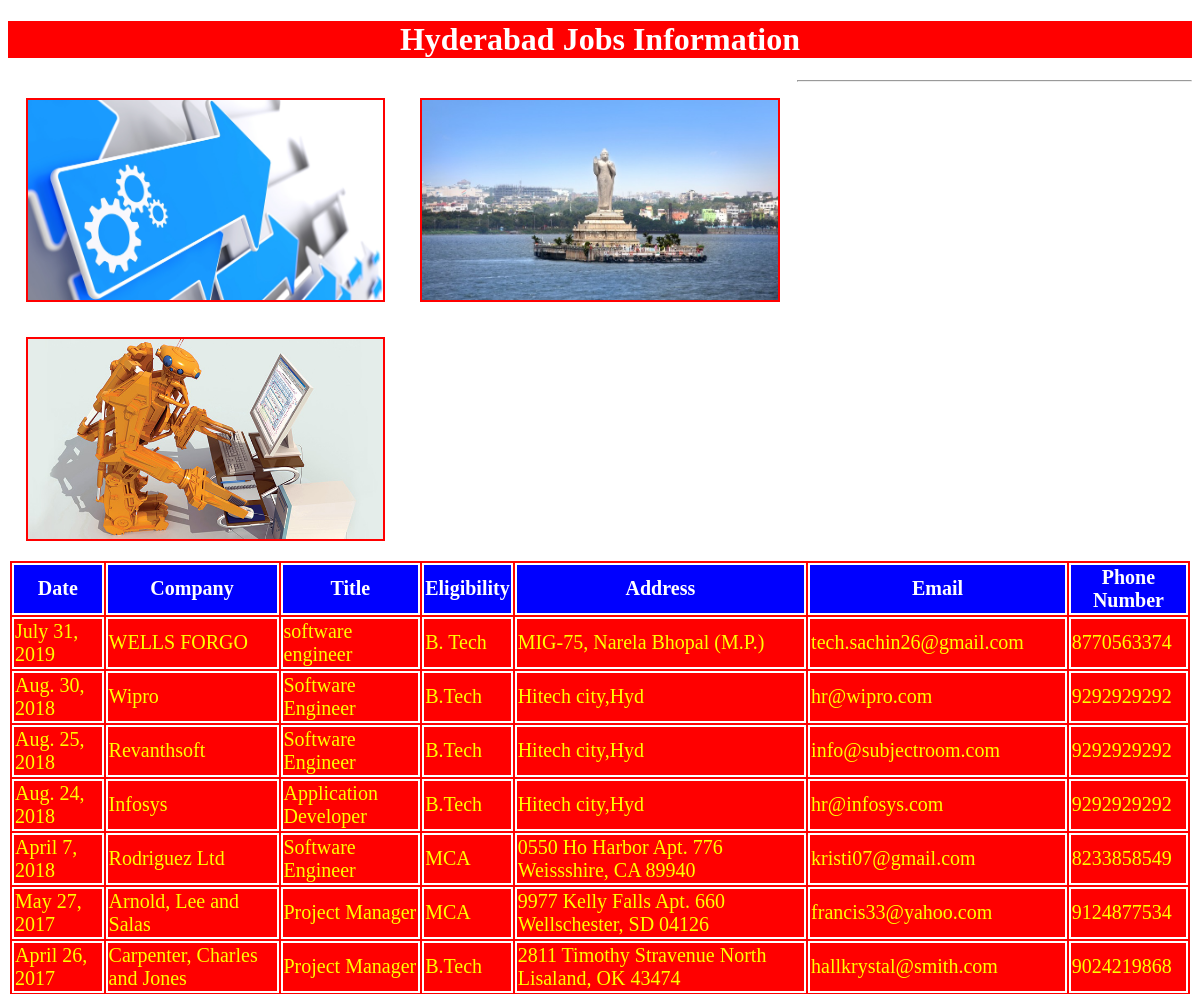
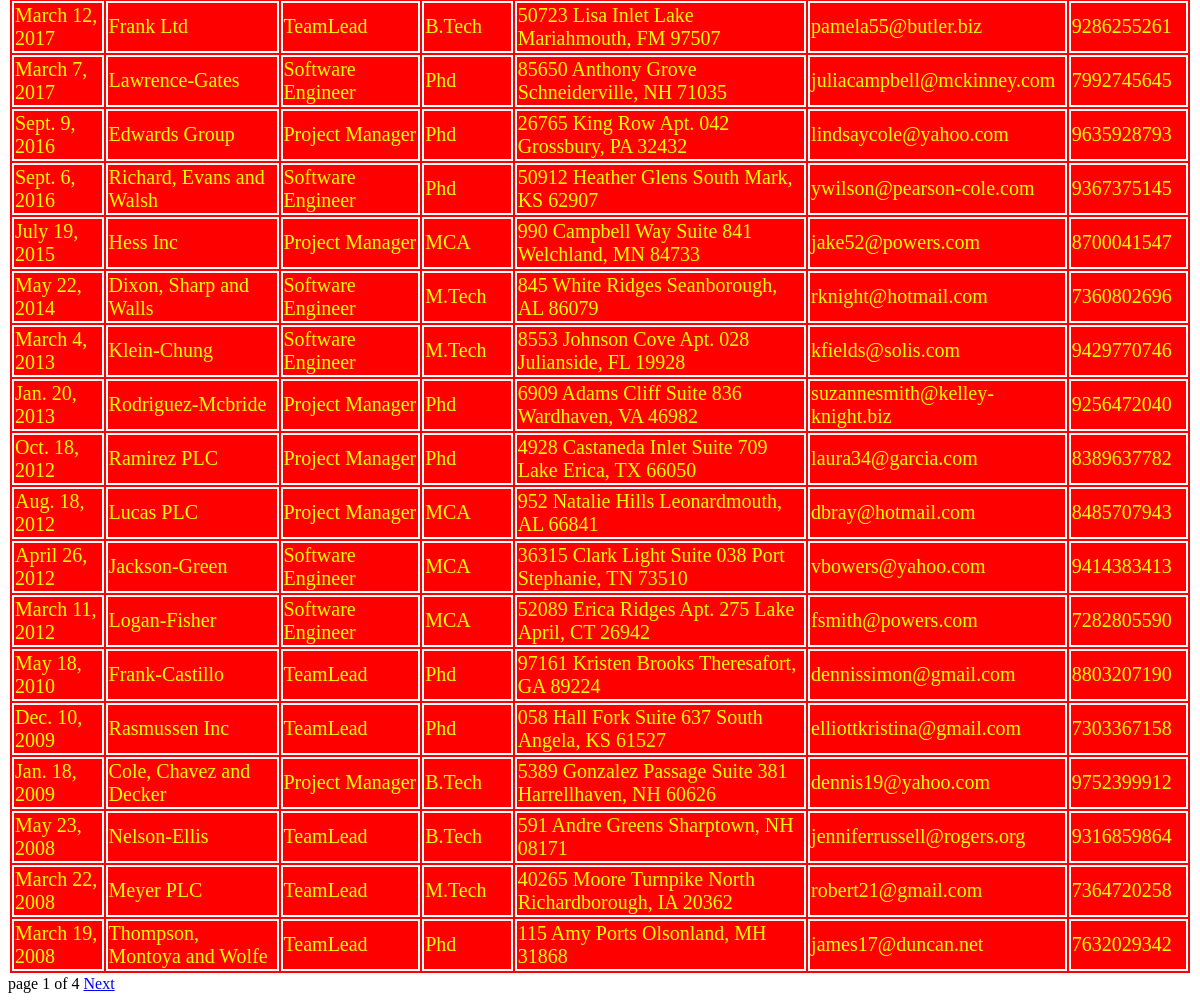
Screenshot of /hydjobs/ with the database file from the repository (2 pictures, top to bottom).
### testapp/models.py (models this page shows)
class hydjobs(models.Model):
    date = models.DateField()
    company = models.CharField(max_length=100)
    title = models.CharField(max_length=100)
    eligibility = models.CharField(max_length=100)
    address = models.CharField(max_length=100)
    email = models.EmailField()
    phonenumber = models.IntegerField()

### testapp/views.py (the view)
# urls.py: url(r'^hydjobs/', views.hydjobs1),
def hydjobs1(request):
    jobs_list = hydjobs.objects.order_by('-date')
    paginator = Paginator(jobs_list, 25)
    page_number = request.GET.get('page')
    try:
        jobs_list = paginator.page(page_number)
    except PageNotAnInteger:
        jobs_list = paginator.page(1)
    except EmptyPage:
        jobs_list = paginator.page(paginator.num_pages)
    return render(request, 'testapp/hydjobs.html', {'jobs_list': jobs_list})

### templates/testapp/hydjobs.html (shortened to what this page needs)
<!DOCTYPE html>
{%load static %}
<html lang="en" dir="ltr">
  <head>
    <link rel="stylesheet" href="{% static "css/demodjproject.css" %}">
  </head>
  <body>
    <h1>Hyderabad Jobs Information</h1>
      <img src="{%static "images/auto2.jpg"%}" alt="">
      <img src="{%static "images/hyd1.jpg"%}" alt="">
      <img src="{%static "images/auto3.jpg"%}" alt="">
      <hr>
      {% if jobs_list %}
      <table id='tab'>
        <thead>
          <th>Date</th>
          <th>Company</th>
          <th>Title</th>
          <th>Eligibility</th>
          <th>Address</th>
          <th>Email</th>
          <th>Phone Number</th>
        </thead>
        {%for job in jobs_list %}
        <tr>
          <td>{{job.date}}</td>
          <td>{{job.company}}</td>
          <td>{{job.title}}</td>
          <td>{{job.eligibility}}</td>
          <td>{{job.address}}</td>
          <td>{{job.email}}</td>
          <td>{{job.phonenumber}}</td>
        </tr>
        {% endfor %}
      </table>
      {%include 'testapp/pagination.html' with page=jobs_list%}
      {%else %}
      <p>No Jobs Found in Hyderabad</p>
    {% endif %}
  </body>
</html>

### templates/testapp/pagination.html (shortened to what this page needs)
<div class="paginator">
  <span class='current'>
    page {{page.number}} of {{page.paginator.num_pages}}
  </span>
  <span>
     {%if page.has_next%}
        <a href="?page={{page.next_page_number}}">Next</a>
     {%endif%}
 </span>
</div>

### static/css/demodjproject.css (style rules this page uses)
body { background: url(https://images.unsplash.com/photo-1512665591-75fa7ba868d7?ixlib=rb-0.3.5&ixid=eyJhcHBfaWQiOjEyMDd9&s=9fff1ea450ba4c7242b1bd207630469f&auto=format&fit=crop&w=667&q=80) }
img { height: 200px; width:30%; float:left; margin:1.5%; border:2px solid red; }
h1 { color:white; text-align: center; background:red; }
table,thead,th,tr,td { color:yellow; border:2px solid white; font-size: 20px; margin:auto; background:red; }
thead,th { color:white; border:2px solid white; font-size: 20px; margin:auto; background:blue; }

### rows the page displays
hydjobs: date "July 31, 2019", company "WELLS FORGO", title "software engineer", eligibility "B. Tech", address "MIG-75, Narela Bhopal (M.P.)", email "tech.sachin26@gmail.com", phonenumber "8770563374"
hydjobs: date "Aug. 30, 2018", company "Wipro", title "Software Engineer", eligibility "B.Tech", address "Hitech city,Hyd", email "hr@wipro.com", phonenumber "9292929292"
hydjobs: date "Aug. 25, 2018", company "Revanthsoft", title "Software Engineer", eligibility "B.Tech", address "Hitech city,Hyd", email "info@subjectroom.com", phonenumber "9292929292"
hydjobs: date "Aug. 24, 2018", company "Infosys", title "Application Developer", eligibility "B.Tech", address "Hitech city,Hyd", email "hr@infosys.com", phonenumber "9292929292"
hydjobs: date "April 7, 2018", company "Rodriguez Ltd", title "Software Engineer", eligibility "MCA", address "0550 Ho Harbor Apt. 776 Weissshire, CA 89940", email "kristi07@gmail.com", phonenumber "8233858549"
hydjobs: date "May 27, 2017", company "Arnold, Lee and Salas", title "Project Manager", eligibility "MCA", address "9977 Kelly Falls Apt. 660 Wellschester, SD 04126", email "francis33@yahoo.com", phonenumber "9124877534"
hydjobs: date "April 26, 2017", company "Carpenter, Charles and Jones", title "Project Manager", eligibility "B.Tech", address "2811 Timothy Stravenue North Lisaland, OK 43474", email "hallkrystal@smith.com", phonenumber "9024219868"
hydjobs: date "March 12, 2017", company "Frank Ltd", title "TeamLead", eligibility "B.Tech", address "50723 Lisa Inlet Lake Mariahmouth, FM 97507", email "pamela55@butler.biz", phonenumber "9286255261"
hydjobs: date "March 7, 2017", company "Lawrence-Gates", title "Software Engineer", eligibility "Phd", address "85650 Anthony Grove Schneiderville, NH 71035", email "juliacampbell@mckinney.com", phonenumber "7992745645"
hydjobs: date "Sept. 9, 2016", company "Edwards Group", title "Project Manager", eligibility "Phd", address "26765 King Row Apt. 042 Grossbury, PA 32432", email "lindsaycole@yahoo.com", phonenumber "9635928793"
hydjobs: date "Sept. 6, 2016", company "Richard, Evans and Walsh", title "Software Engineer", eligibility "Phd", address "50912 Heather Glens South Mark, KS 62907", email "ywilson@pearson-cole.com", phonenumber "9367375145"
hydjobs: date "July 19, 2015", company "Hess Inc", title "Project Manager", eligibility "MCA", address "990 Campbell Way Suite 841 Welchland, MN 84733", email "jake52@powers.com", phonenumber "8700041547"
hydjobs: date "May 22, 2014", company "Dixon, Sharp and Walls", title "Software Engineer", eligibility "M.Tech", address "845 White Ridges Seanborough, AL 86079", email "rknight@hotmail.com", phonenumber "7360802696"
hydjobs: date "March 4, 2013", company "Klein-Chung", title "Software Engineer", eligibility "M.Tech", address "8553 Johnson Cove Apt. 028 Julianside, FL 19928", email "kfields@solis.com", phonenumber "9429770746"
hydjobs: date "Jan. 20, 2013", company "Rodriguez-Mcbride", title "Project Manager", eligibility "Phd", address "6909 Adams Cliff Suite 836 Wardhaven, VA 46982", email "suzannesmith@kelley-knight.biz", phonenumber "9256472040"
hydjobs: date "Oct. 18, 2012", company "Ramirez PLC", title "Project Manager", eligibility "Phd", address "4928 Castaneda Inlet Suite 709 Lake Erica, TX 66050", email "laura34@garcia.com", phonenumber "8389637782"
hydjobs: date "Aug. 18, 2012", company "Lucas PLC", title "Project Manager", eligibility "MCA", address "952 Natalie Hills Leonardmouth, AL 66841", email "dbray@hotmail.com", phonenumber "8485707943"
hydjobs: date "April 26, 2012", company "Jackson-Green", title "Software Engineer", eligibility "MCA", address "36315 Clark Light Suite 038 Port Stephanie, TN 73510", email "vbowers@yahoo.com", phonenumber "9414383413"
hydjobs: date "March 11, 2012", company "Logan-Fisher", title "Software Engineer", eligibility "MCA", address "52089 Erica Ridges Apt. 275 Lake April, CT 26942", email "fsmith@powers.com", phonenumber "7282805590"
hydjobs: date "May 18, 2010", company "Frank-Castillo", title "TeamLead", eligibility "Phd", address "97161 Kristen Brooks Theresafort, GA 89224", email "dennissimon@gmail.com", phonenumber "8803207190"
hydjobs: date "Dec. 10, 2009", company "Rasmussen Inc", title "TeamLead", eligibility "Phd", address "058 Hall Fork Suite 637 South Angela, KS 61527", email "elliottkristina@gmail.com", phonenumber "7303367158"
hydjobs: date "Jan. 18, 2009", company "Cole, Chavez and Decker", title "Project Manager", eligibility "B.Tech", address "5389 Gonzalez Passage Suite 381 Harrellhaven, NH 60626", email "dennis19@yahoo.com", phonenumber "9752399912"
hydjobs: date "May 23, 2008", company "Nelson-Ellis", title "TeamLead", eligibility "B.Tech", address "591 Andre Greens Sharptown, NH 08171", email "jenniferrussell@rogers.org", phonenumber "9316859864"
hydjobs: date "March 22, 2008", company "Meyer PLC", title "TeamLead", eligibility "M.Tech", address "40265 Moore Turnpike North Richardborough, IA 20362", email "robert21@gmail.com", phonenumber "7364720258"
hydjobs: date "March 19, 2008", company "Thompson, Montoya and Wolfe", title "TeamLead", eligibility "Phd", address "115 Amy Ports Olsonland, MH 31868", email "james17@duncan.net", phonenumber "7632029342"

### other values shown
{{ page.number }} "1"
{{ page.paginator.num_pages }} "4"
